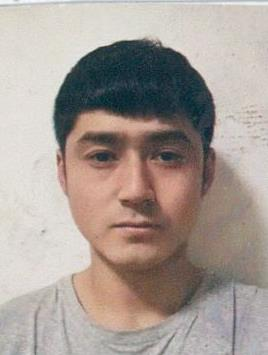
#> input picture Exercise/exercise_01/images/4.JPG, 268 x 355 px; the run also reads 1 picture not shown here
$ python Exercise10.py
#> lines starting #> are read from the running program, lines starting #| are printed output that depends on the picture
import cv2
import numpy as np
import matplotlib.pyplot as plt


# 建立显示图片的函数
def show(image):
    plt.imshow(image)
    plt.axis('off')
    plt.show()


# 导入前景图
img = cv2.imread('./images/4.JPG')  # 图片导入
#> img is the input picture: shape (355, 268, 3); mean B, G, R 150.3, 156.9, 167.8
img = cv2.cvtColor(img, cv2.COLOR_BGR2RGB)  # 转换颜色模型
print(img.shape)  # 打印图片规格
#| (355, 268, 3)
show(img)  # 显示图片

# 导入背景图
back_img = cv2.imread('3.JPG')  # 图片导入
back_img = cv2.cvtColor(back_img, cv2.COLOR_BGR2RGB)  # 转换颜色模型
print(back_img.shape)  # 打印图片规格
#| (400, 579, 3)
show(back_img)  # 显示图片

# 裁剪图片
# img = img[0:1000,150:550] #裁剪图片大小
# show(img) #显示图片

# 缩放图片
# print(img.shape) #打印图片规格
# img=cv2.resize(img,None,fx=0.9,fy=0.9) #图片缩小10%
# print(img.shape) #打印图片规格

# 拆分图片信息
rows, cols, channels = img.shape  # 拆分图片信息
#> rows = 355; cols = 268; channels = 3

# 转换格式
img_hsv = cv2.cvtColor(img, cv2.COLOR_RGB2HSV)  # 把图片转换成HSV格式，用于抠图
#> img_hsv: shape (355, 268, 3); mean H, S, V 32.6, 44.1, 170.8
show(img_hsv)  # 显示图片

# 抠图
lower_blue = np.array([0, 0, 0])  # 获取最小阈值
upper_blue = np.array([0, 255, 255])  # 获取最大阈值
mask = cv2.inRange(img_hsv, lower_blue, upper_blue)  # 创建遮罩
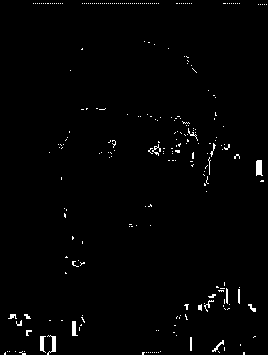
#> mask: shape (355, 268); 1.4% white in thin lines or dots
show(mask)  # 显示遮罩

erode = cv2.erode(mask, None, iterations=3)  # 图像腐蚀
#> erode: shape (355, 268); every value is 0
show(erode)  # 显示图片
dilate = cv2.dilate(erode, None, iterations=1)  # 图像膨胀
show(dilate)  # 显示图片

opening = cv2.morphologyEx(mask, cv2.MORPH_OPEN, cv2.getStructuringElement(cv2.MORPH_ELLIPSE, (8, 8)))  # 开运算
show(opening)  # 显示图片

center = [400, 800]  # 设置前景图开始位置
for i in range(rows):
    for j in range(cols):
        if opening[i, j] == 0:  # 代表黑色
#> (the run stopped early here; a loop or call above may not have finished)
